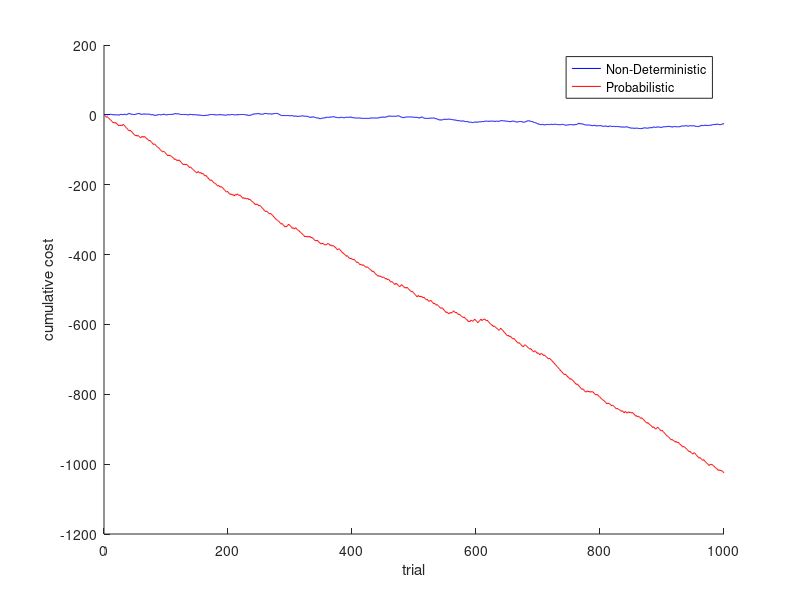

Source code (MATLAB):
close all; clc; clear

P_theta = [1/5 1/5 3/5];

nonD_samples = randsample([1 -1 0], 1000, true, [1/5 1/5 3/5]);
prob_samples = randsample([-1 2 -2], 1000, true, [1/5 1/5 3/5]);

cum_nonD = [nonD_samples(1)];
cum_prob = [prob_samples(1)];
for i=2:1000
    cum_nonD(i) = cum_nonD(i-1) + nonD_samples(i);
    cum_prob(i) = cum_prob(i-1) + prob_samples(i);
end

figure
xlabel('trial')
ylabel('cumulative cost')
hold on
plot(1:1000, cum_nonD, 'Color','b')
plot(1:1000, cum_prob, 'Color','r')
legend({'Non-Deterministic', 'Probabilistic'})